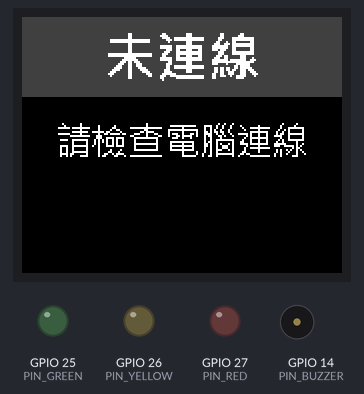
The sketch below on a simulated ESP32. Shown: 160×128 colour display, output pins drawn as LEDs (lit = HIGH), buzzer (waves = sounding, pin HIGH). What the sketch prints to the serial monitor is not drawn.

Above: at 1.82 s.
Timing chart, 0 to 39.7 s (numbered marks = the images above):
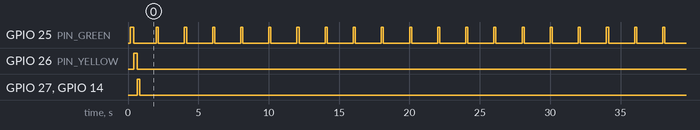

The sketch:

esp32_rear_alert.ino
```cpp
// 自行車「後方來車」警示：ESP32 燈號、蜂鳴器、TFT 文字、DFPlayer 語音
//
// 電腦傳來的指令（每行一個，以換行結尾，最多 8 個字元）：
//   S1B25   狀態：S＋等級(0 安全／1 注意／2 危險)＋車種(M 機車／C 汽車／B 大型車／N 無)＋到達秒數×10
//   L0～L2  舊版狀態（只有等級），仍然可以用
//   P1～P9  播放語音：microSD 卡 01 資料夾的 001～009 號檔案
//   V0～V30 語音音量
// 電腦每 0.2 秒送一次狀態；超過 OFFLINE_MS 沒收到 → 離線（綠燈慢閃、TFT 顯示未連線）
//
// 開發板選「ESP32 Dev Module」
// 需要的程式庫（Arduino IDE 程式庫管理員）：Adafruit ST7735 and ST7789 Library、Adafruit GFX Library
// DFPlayer 直接用序列指令控制，不需要另外安裝程式庫
//
// 接線：
//   綠／黃／紅 LED：GPIO25／26／27（各串 220Ω 到 GND）；主動式蜂鳴器模組 I/O：GPIO14
//   ST7735 1.8 吋 TFT：SCK→GPIO18、SDA(MOSI)→GPIO23、CS→GPIO5、A0(DC)→GPIO21、RST→GPIO22、
//                      VCC→3V3、GND→GND、LED(背光)→3V3
//   DFPlayer Mini：VCC→5V(VIN)、GND→GND、RX←1kΩ←GPIO17、TX→GPIO16、SPK_1／SPK_2→3W 喇叭

#include <Adafruit_GFX.h>
#include <Adafruit_ST7735.h>
#include <SPI.h>
#include "tft_labels.h"

const int PIN_GREEN  = 25;
const int PIN_YELLOW = 26;
const int PIN_RED    = 27;
const int PIN_BUZZER = 14;   // 主動式蜂鳴器模組，HIGH＝響

const int TFT_CS  = 5;
const int TFT_DC  = 21;
const int TFT_RST = 22;
const int DF_RX = 16;        // ESP32 接收（接 DFPlayer 的 TX）
const int DF_TX = 17;        // ESP32 傳送（經 1kΩ 接 DFPlayer 的 RX）

const unsigned long OFFLINE_MS = 1500;
const unsigned long VOICE_QUIET_MS = 1200;   // 播放語音時，蜂鳴器暫停這麼久

// 顏色（RGB565）
const uint16_t C_BLACK  = 0x0000;
const uint16_t C_WHITE  = 0xFFFF;
const uint16_t C_GREEN  = 0x0400;
const uint16_t C_YELLOW = 0xFFE0;
const uint16_t C_RED    = 0xC000;   // 上方色塊（配白字）
const uint16_t C_RED_TX = 0xF800;   // 黑底上的紅字，亮一點才看得清楚
const uint16_t C_GRAY   = 0x4208;

Adafruit_ST7735 tft(TFT_CS, TFT_DC, TFT_RST);

int level = -1;              // -1＝離線
char vehicle = 'N';
int tenths = 0;
unsigned long lastMsg = 0;
unsigned long quietUntil = 0;
String line;

// 畫面上目前顯示的內容（有變才重畫，避免閃爍）
int shownLevel = -2;
char shownVehicle = '?';
int shownTenths = -1;

// ---------- DFPlayer ----------
void dfSend(uint8_t cmd, uint16_t param) {
  uint8_t buf[10] = {0x7E, 0xFF, 0x06, cmd, 0x00, (uint8_t)(param >> 8), (uint8_t)(param & 0xFF), 0, 0, 0xEF};
  uint16_t sum = 0;
  for (int i = 1; i < 7; i++) sum += buf[i];
  sum = 0 - sum;
  buf[7] = sum >> 8;
  buf[8] = sum & 0xFF;
  Serial2.write(buf, 10);
}

void dfPlay(int n) {           // 播放 01 資料夾的第 n 號檔案（001.mp3 或 001.wav）
  dfSend(0x0F, (1 << 8) | n);
}

void dfVolume(int v) {
  dfSend(0x06, constrain(v, 0, 30));
}

// ---------- TFT ----------
void drawLabel(const Label &lb, int cx, int top, int bandH, uint16_t fg, uint16_t bg) {
  int x = cx - lb.w / 2;
  int y = top + (bandH - lb.h) / 2;
  tft.drawBitmap(x, y, lb.data, lb.w, lb.h, fg, bg);
}

void drawScreen() {
  int w = tft.width();   // 160
  bool levelChanged = level != shownLevel;

  // 上方色塊：等級
  if (levelChanged) {
    uint16_t bg = C_GRAY;
    uint16_t fg = C_WHITE;
    const Label *lb = &LBL_OFFLINE;
    if (level == 0) { bg = C_GREEN; lb = &LBL_SAFE; }
    if (level == 1) { bg = C_YELLOW; fg = C_BLACK; lb = &LBL_CAUTION; }
    if (level == 2) { bg = C_RED; lb = &LBL_DANGER; }
    tft.fillRect(0, 0, w, 40, bg);
    drawLabel(*lb, w / 2, 0, 40, fg, bg);
  }

  // 中間：車種
  char v = (level > 0) ? vehicle : 'N';
  if (levelChanged || v != shownVehicle) {
    tft.fillRect(0, 44, w, 36, C_BLACK);
    uint16_t fg = (level == 2) ? C_RED_TX : (level == 1 ? C_YELLOW : C_WHITE);
    if (level < 0) {
      drawLabel(LBL_CHECK, w / 2, 44, 36, C_WHITE, C_BLACK);
    } else if (v == 'M') {
      drawLabel(LBL_MOTO, w / 2, 44, 36, fg, C_BLACK);
    } else if (v == 'C') {
      drawLabel(LBL_CAR, w / 2, 44, 36, fg, C_BLACK);
    } else if (v == 'B') {
      drawLabel(LBL_BIG, w / 2, 44, 36, fg, C_BLACK);
    } else {
      drawLabel(LBL_NONE, w / 2, 44, 36, C_WHITE, C_BLACK);
    }
    shownVehicle = v;
  }

  // 下方：到達秒數（安全與離線時不顯示）
  int t = (level > 0) ? tenths : -1;
  if (levelChanged || t != shownTenths) {
    if (t < 0) {
      tft.fillRect(0, 84, w, 44, C_BLACK);
    } else {
      if (shownTenths < 0) {
        tft.fillRect(0, 84, w, 44, C_BLACK);
        drawLabel(LBL_ARRIVE, 124, 96, 24, C_WHITE, C_BLACK);
      }
      char buf[8];
      snprintf(buf, sizeof(buf), "%d.%d", t / 10, t % 10);   // 固定 3 個字元寬：0.0～9.9
      tft.setTextSize(3);
      tft.setTextColor(C_WHITE, C_BLACK);                     // 帶背景色，覆蓋舊數字不閃爍
      tft.setCursor(14, 96);
      tft.print(buf);
    }
    shownTenths = t;
  }
  shownLevel = level;
}

// ---------- 燈號與蜂鳴器 ----------
void setOutputs(bool g, bool y, bool r, bool buzz) {
  digitalWrite(PIN_GREEN, g);
  digitalWrite(PIN_YELLOW, y);
  digitalWrite(PIN_RED, r);
  digitalWrite(PIN_BUZZER, buzz && millis() >= quietUntil);
}

// ---------- 指令 ----------
void handleLine(const String &s) {
  unsigned long now = millis();
  if (s.length() == 2 && s[0] == 'L' && s[1] >= '0' && s[1] <= '2') {
    level = s[1] - '0';
    vehicle = 'N';
    tenths = 0;
    lastMsg = now;
  } else if (s.length() == 5 && s[0] == 'S' && s[1] >= '0' && s[1] <= '2' && isDigit(s[3]) && isDigit(s[4])) {
    level = s[1] - '0';
    vehicle = s[2];
    tenths = (s[3] - '0') * 10 + (s[4] - '0');
    lastMsg = now;
  } else if (s.length() == 2 && s[0] == 'P' && s[1] >= '1' && s[1] <= '9') {
    dfPlay(s[1] - '0');
    quietUntil = now + VOICE_QUIET_MS;
  } else if (s.length() >= 2 && s.length() <= 3 && s[0] == 'V') {
    dfVolume(s.substring(1).toInt());
  }
}

void readSerial() {
  while (Serial.available()) {
    char c = Serial.read();
    if (c == '\n') {
      handleLine(line);
      line = "";
    } else if (c != '\r' && line.length() < 8) {
      line += c;
    }
  }
  while (Serial2.available()) Serial2.read();   // DFPlayer 的回應用不到，讀掉即可
}

void setup() {
  Serial.begin(115200);
  Serial2.begin(9600, SERIAL_8N1, DF_RX, DF_TX);
  pinMode(PIN_GREEN, OUTPUT);
  pinMode(PIN_YELLOW, OUTPUT);
  pinMode(PIN_RED, OUTPUT);
  pinMode(PIN_BUZZER, OUTPUT);

  tft.initR(INITR_BLACKTAB);     // 顏色或邊緣不對時，改成 INITR_GREENTAB 或 INITR_REDTAB
  tft.setRotation(1);            // 橫向 160×128
  tft.fillScreen(C_BLACK);

  // 開機自我測試：三個燈與蜂鳴器依序動作（同時等 DFPlayer 開機）
  setOutputs(true, false, false, false);  delay(250);
  setOutputs(false, true, false, false);  delay(250);
  setOutputs(false, false, true, true);   delay(150);
  setOutputs(false, false, false, false);
  delay(800);
  dfVolume(22);
  drawScreen();
  Serial.println("I,ready");
}

void loop() {
  readSerial();
  unsigned long now = millis();
  if (level >= 0 && now - lastMsg > OFFLINE_MS) {
    level = -1;
  }

  switch (level) {
    case 0:   // 安全：綠燈恆亮
      setOutputs(true, false, false, false);
      break;
    case 1:   // 注意：黃燈每 0.25 秒切換，每秒短嗶一次
      setOutputs(false, (now / 250) % 2, false, (now % 1000) < 60);
      break;
    case 2: { // 危險：紅燈快閃，嗶聲 0.1 秒響、0.1 秒停
      bool on = (now / 100) % 2;
      setOutputs(false, false, on, on);
      break;
    }
    default:  // 離線：綠燈每 2 秒閃一下
      setOutputs((now % 2000) < 150, false, false, false);
  }
  drawScreen();
  delay(10);
}
```

Source omitted: tft_labels.h (data table, 15221 bytes)

Measured:
- by itself, GPIO 25 (PIN_GREEN): repeats every 2.0 s: HIGH 0.15 s, LOW 1.8 s
